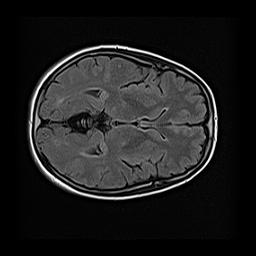
#> input picture Phase4_data_processing/examples/images/101228_10.png, 256 x 256 px; its folder holds only this picture in this run
$ python -i p4_preprocess.py   (imports and definitions only)
#> lines starting #> are read from the running program, lines starting #| are printed output that depends on the picture; after the words box and inside, x2 and y2 are one past the last pixel; in counts of white or black regions, pixels touching at a corner belong together
#> further down, picture is the input picture: shape (256, 256, 3); min 0, max 255, mean 30.7
"""
P4 Article - Predict Script for ventricles and WMH segmentation task

This script first prepare the input data (NIfTI) for inference and then predict the binary masks for them.

Developer:
Mahdi Bashiri Bawil
"""

import os
import cv2
import time
import shutil
import skimage
import subprocess
import numpy as np
import nibabel as nib
import seaborn as sns
import tensorflow as tf
from collections import defaultdict
import matplotlib.pyplot as plt
from pathlib import Path
from tqdm import tqdm
import json

from sklearn.metrics import confusion_matrix, cohen_kappa_score, classification_report

from scipy.spatial.distance import directed_hausdorff
from scipy.ndimage import distance_transform_edt
from scipy.spatial.distance import cdist
from scipy.ndimage import binary_erosion
from scipy.ndimage import label as nd_label
from skimage.transform import rescale
from scipy.ndimage import gaussian_filter, binary_dilation, label, binary_fill_holes
from skimage.morphology import diamond, binary_opening, binary_closing, erosion, dilation, rectangle, disk, remove_small_objects


# [1 line not run here, left out]

###################### GPU Configuration ######################

# Configure GPU memory growth
# [1 line that did not run here, left out]
# [10 lines not run here, left out]

###################### Preprocessing ######################
# %
# [88 lines left out: functions noise_red, size_check, not called in this run]

# %
def brain_mask_new(data_img):

    mask_img = np.zeros((data_img.shape), dtype=np.uint8)
    pad_width = 28

    brain_centers = np.zeros((1, 2, data_img.shape[2]))
#> brain_centers = [[0, 0, 0], [0, 0, 0]]
    brain_axes = np.zeros((1, 2, data_img.shape[2]))
#> brain_axes = [[0, 0, 0], [0, 0, 0]]

    area_e = 0
    for h in range(data_img.shape[2]):

        # Load the grayscale MRI image
        image = 255 * (data_img[..., h] / np.max(data_img[..., h]))
        image = np.pad(image,
                       pad_width=((pad_width, pad_width), (pad_width, pad_width)),
                       mode='constant',
                       constant_values=0)


        # 1. Thresholding the Image
        threshold_value = int(255 / 10)  # min_val + (np.percentile(image, 10) - min_val)
        _, initial_mask = cv2.threshold(image, threshold_value, 255, cv2.THRESH_BINARY)

        # Convert mask to boolean for morphological operations
        initial_mask_bool = initial_mask.astype(bool)

        # 2. Morphological Operations (Open/Close) using a diamond-shaped structuring element

        struct_elem = diamond(1)  # Create a diamond-shaped structuring element

        # Apply opening and closing to fill the mask
        opened_mask = binary_opening(initial_mask_bool, struct_elem)
        closed_mask = binary_closing(opened_mask, struct_elem)

        dilated_mask = dilation(closed_mask, diamond(1))

        struct_elem = diamond(4)  # Create a diamond-shaped structuring element

        # Apply opening and closing to fill the mask
        # opened_mask = binary_opening(initial_mask_bool, struct_elem)
        closed_mask = binary_closing(dilated_mask, struct_elem)

        # Convert the processed mask back to uint8
        filled_mask = (closed_mask * 255).astype(np.uint8)

        # # 3. Apply the Eroded Mask to the Original Image to Extract the Skull
        # skull_image = cv2.bitwise_and(image, image, mask=eroded_mask_uint8)

        # 4. Find contours in the mask
        contours, _ = cv2.findContours(filled_mask, cv2.RETR_EXTERNAL, cv2.CHAIN_APPROX_SIMPLE)

        if contours:
            # print(f'\t\t Contours: {len(contours)}')

            # Find the largest contour (assuming the skull is the largest object in the mask)
            largest_contour = max(contours, key=cv2.contourArea)

            # Fit an ellipse to the largest contour
            if len(largest_contour) >= 5:  # At least 5 points are needed to fit an ellipse
                ellipse = cv2.fitEllipse(largest_contour)

                # Calculate the area of the ellipse
                axes = ellipse[1]
                brain_axes[..., h] = axes
                ellipse_area = np.pi * (axes[0] / 2) * (axes[1] / 2)

                # Calculate the center coordinates
                if ellipse_area > area_e:
                    # update area_e:
                    # area_e = ellipse_area

                    # save the cneters:
                    center_x, center_y = map(int, ellipse[0])
                    brain_centers[0, 0, h] = center_x  - pad_width
                    brain_centers[0, 1, h] = center_y  - pad_width

                # Create a blank image to draw the ellipse
                ellipse_image = np.zeros_like(filled_mask)

                # Draw the ellipse on the blank image
                cv2.ellipse(ellipse_image, ellipse, 255, thickness=-1)  # Filled ellipse with white color

                # 5. Erosion to Shrink the Mask by 10 Pixels
                eroded_mask = erosion(ellipse_image, diamond(10))
                eroded_mask_uint8 = (eroded_mask * 1).astype(np.uint8)

                # 6. Fit again an ellipse to the final mask:
                contours, _ = cv2.findContours(eroded_mask_uint8, cv2.RETR_EXTERNAL, cv2.CHAIN_APPROX_SIMPLE)
                largest_contour = max(contours, key=cv2.contourArea)
                ellipse = cv2.fitEllipse(largest_contour)
                axes = ellipse[1]
                brain_axes[..., h] = axes
                center_x, center_y = map(int, ellipse[0])
                brain_centers[0, 0, h] = center_x  - pad_width
                brain_centers[0, 1, h] = center_y  - pad_width

                # 7. Unpad the obtained eroded mask
                eroded_mask_uint8_unpad = eroded_mask_uint8[pad_width:-pad_width, pad_width:-pad_width]
                mask_img[..., h] = eroded_mask_uint8_unpad

            else:
                print("\t\tNot enough points to fit an ellipse.")
        else:
            print("\t\tNo Contours to fit an ellipse")
#> this loop made 3 passes
#> pass 1, in brain_mask_new, `_, initial_mask = cv2.threshold(image, threshold_value, 255, cv2.THRES..`:
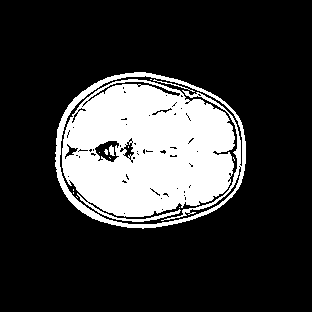
#> initial_mask: shape (312, 312) float64; 21.6% white; 14 white regions (10 under 20 px), largest, box (x1, y1, x2, y2) and area: (62, 79, 235, 222) 17909, (55, 72, 246, 229) 3003, (153, 79, 195, 92) 53, (109, 145, 115, 156) 43
#> after the loop:
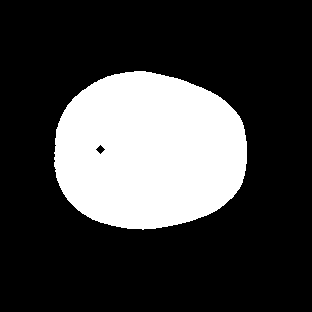
#> closed_mask: shape (312, 312) bool; 25.2% white; 1 white region, box (x1, y1, x2, y2) and area: (54, 71, 247, 230) 24505
#> after the loop:
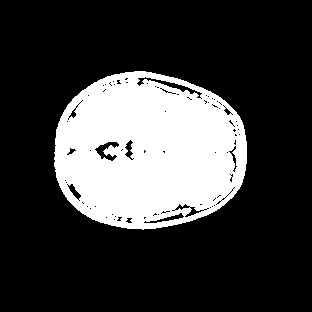
#> dilated_mask: shape (312, 312) bool; 24% white; 1 white region, box (x1, y1, x2, y2) and area: (54, 71, 247, 230) 23353
#> after the loop:
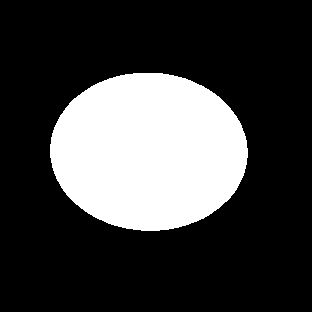
#> ellipse_image: shape (312, 312); 25.2% white; 1 white region, box (x1, y1, x2, y2) and area: (50, 73, 248, 231) 24566
#> after the loop:
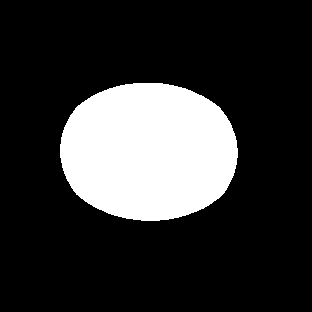
#> eroded_mask: shape (312, 312); 20.2% white; 1 white region, box (x1, y1, x2, y2) and area: (60, 83, 238, 221) 19705
#> after the loop:
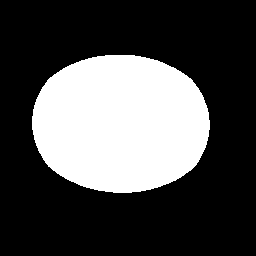
#> eroded_mask_uint8_unpad: shape (256, 256); 30.1% white; 1 white region, box (x1, y1, x2, y2) and area: (32, 55, 210, 193) 19705
#> after the loop:
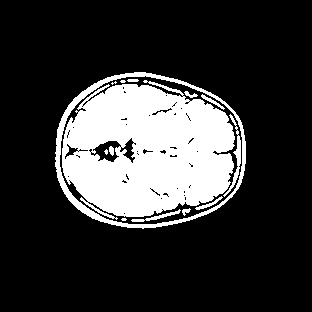
#> opened_mask: shape (312, 312) bool; 21.3% white; 14 white regions (4 under 20 px), largest, box (x1, y1, x2, y2) and area: (62, 80, 235, 220) 17522, (55, 72, 246, 229) 2373, (223, 114, 241, 197) 283
#> after the loop, brain_axes = [[138.8, 138.8, 138.8], [179.4, 179.4, 179.4]]; brain_centers = [[120, 120, 120], [123, 123, 123]]; center_x = 148; center_y = 151; ellipse_area = 24320; largest_contour = contour of 245 points, box (x1, y1, x2, y2) (60, 83, 238, 221), area 19472

    return mask_img, brain_centers, brain_axes

# %
# [508 lines left out: functions skull_mask_new, normalize, normalization, load_nifti, save_nifti, z_score_normalization and 4 more, not called in this run]


# [28 lines not run here, left out]

>>> import cv2
>>> picture = cv2.imread('examples/images/101228_10.png')
>>> result = brain_mask_new(picture)

$ run again, on Phase4_data_processing/examples/images/101228_11.png
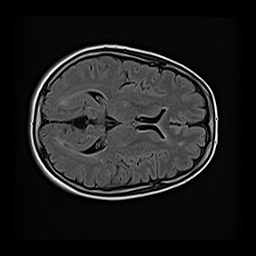
#> input picture Phase4_data_processing/examples/images/101228_11.png, 256 x 256 px
#> picture is the input picture: shape (256, 256, 3); min 0, max 255, mean 30.5
#> the loop in brain_mask_new, `for h in range(data_img.shape[2]):` made 3 passes
#> pass 1, in brain_mask_new, `_, initial_mask = cv2.threshold(image, threshold_value, 255, cv2.THRES..`:
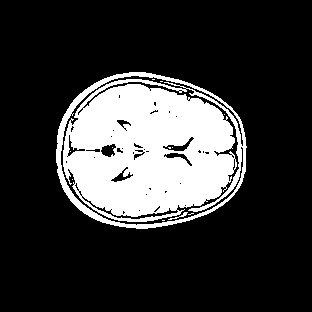
#> initial_mask: shape (312, 312) float64; 21.5% white; 12 white regions (10 under 20 px), largest, box (x1, y1, x2, y2) and area: (56, 72, 247, 229) 20822, (168, 212, 188, 220) 37
#> after the loop in brain_mask_new, `for h in range(data_img.shape[2]):`:
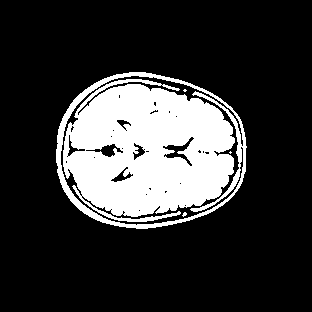
#> opened_mask: shape (312, 312) bool; 21.2% white; 5 white regions (3 under 20 px), largest, box (x1, y1, x2, y2) and area: (63, 79, 235, 222) 17659, (56, 72, 247, 229) 2924
#> after the loop in brain_mask_new, `for h in range(data_img.shape[2]):`: brain_axes = [[139.1, 139.1, 139.1], [179.2, 179.2, 179.2]]; brain_centers = [[120, 120, 120], [123, 123, 123]]; center_x = 148; center_y = 151; ellipse_area = 24359.7; largest_contour = contour of 245 points, box (x1, y1, x2, y2) (60, 82, 238, 221), area 19507

$ run again, on Phase4_data_processing/examples/images/101228_12.png
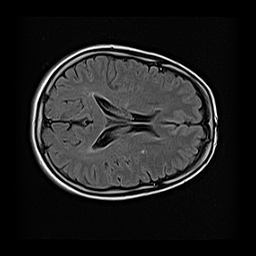
#> input picture Phase4_data_processing/examples/images/101228_12.png, 256 x 256 px
#> picture is the input picture: shape (256, 256, 3); min 0, max 255, mean 31.9
#> the loop in brain_mask_new, `for h in range(data_img.shape[2]):` made 3 passes
#> pass 1, in brain_mask_new, `_, initial_mask = cv2.threshold(image, threshold_value, 255, cv2.THRES..`:
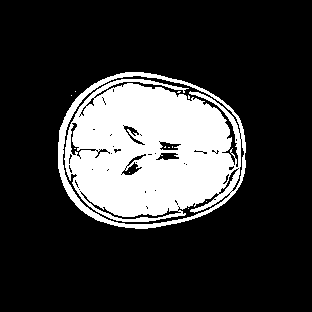
#> initial_mask: shape (312, 312) float64; 21.3% white; 12 white regions (11 under 20 px), largest, box (x1, y1, x2, y2) and area: (58, 72, 246, 229) 20711
#> after the loop in brain_mask_new, `for h in range(data_img.shape[2]):`:
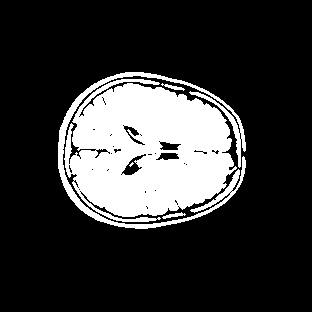
#> opened_mask: shape (312, 312) bool; 21.1% white; 5 white regions (1 under 20 px), largest, box (x1, y1, x2, y2) and area: (64, 79, 237, 222) 17310, (58, 72, 246, 229) 3053, (162, 212, 186, 219) 72, (161, 83, 185, 91) 67
#> after the loop in brain_mask_new, `for h in range(data_img.shape[2]):`: brain_axes = [[138.6, 138.6, 138.6], [178, 178, 178]]; brain_centers = [[120, 120, 120], [123, 123, 123]]; center_x = 148; center_y = 151; ellipse_area = 24136.9; largest_contour = contour of 244 points, box (x1, y1, x2, y2) (61, 82, 237, 221), area 19312

$ run again, on Phase4_data_processing/examples/images/101228_13.png
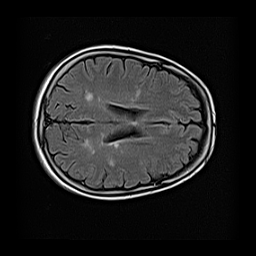
#> input picture Phase4_data_processing/examples/images/101228_13.png, 256 x 256 px
#> picture is the input picture: shape (256, 256, 3); min 0, max 255, mean 32.1
#> after the loop in brain_mask_new, `for h in range(data_img.shape[2]):`:
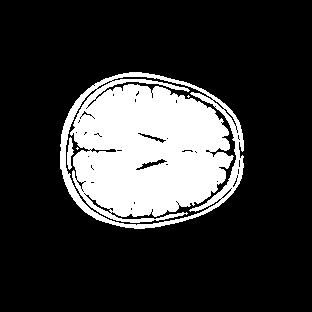
#> opened_mask: shape (312, 312) bool; 21% white; 4 white regions (2 under 20 px), largest, box (x1, y1, x2, y2) and area: (60, 72, 244, 229) 20331, (67, 137, 74, 170) 133
#> after the loop in brain_mask_new, `for h in range(data_img.shape[2]):`: brain_axes = [[138.5, 138.5, 138.5], [172.7, 172.7, 172.7]]; brain_centers = [[121, 121, 121], [122, 122, 122]]; center_x = 149; center_y = 150; ellipse_area = 23461; largest_contour = contour of 232 points, box (x1, y1, x2, y2) (64, 82, 235, 220), area 18716
